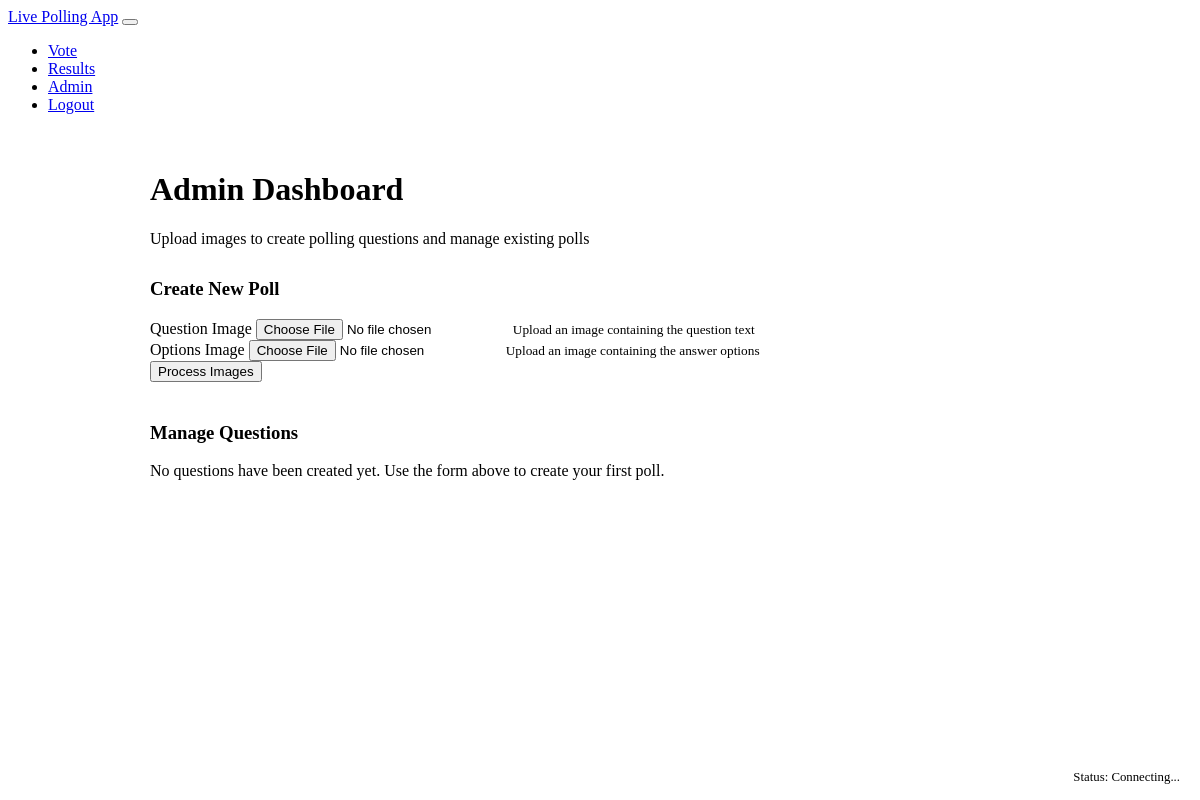
Page /admin (signed in) on the earlier database version.
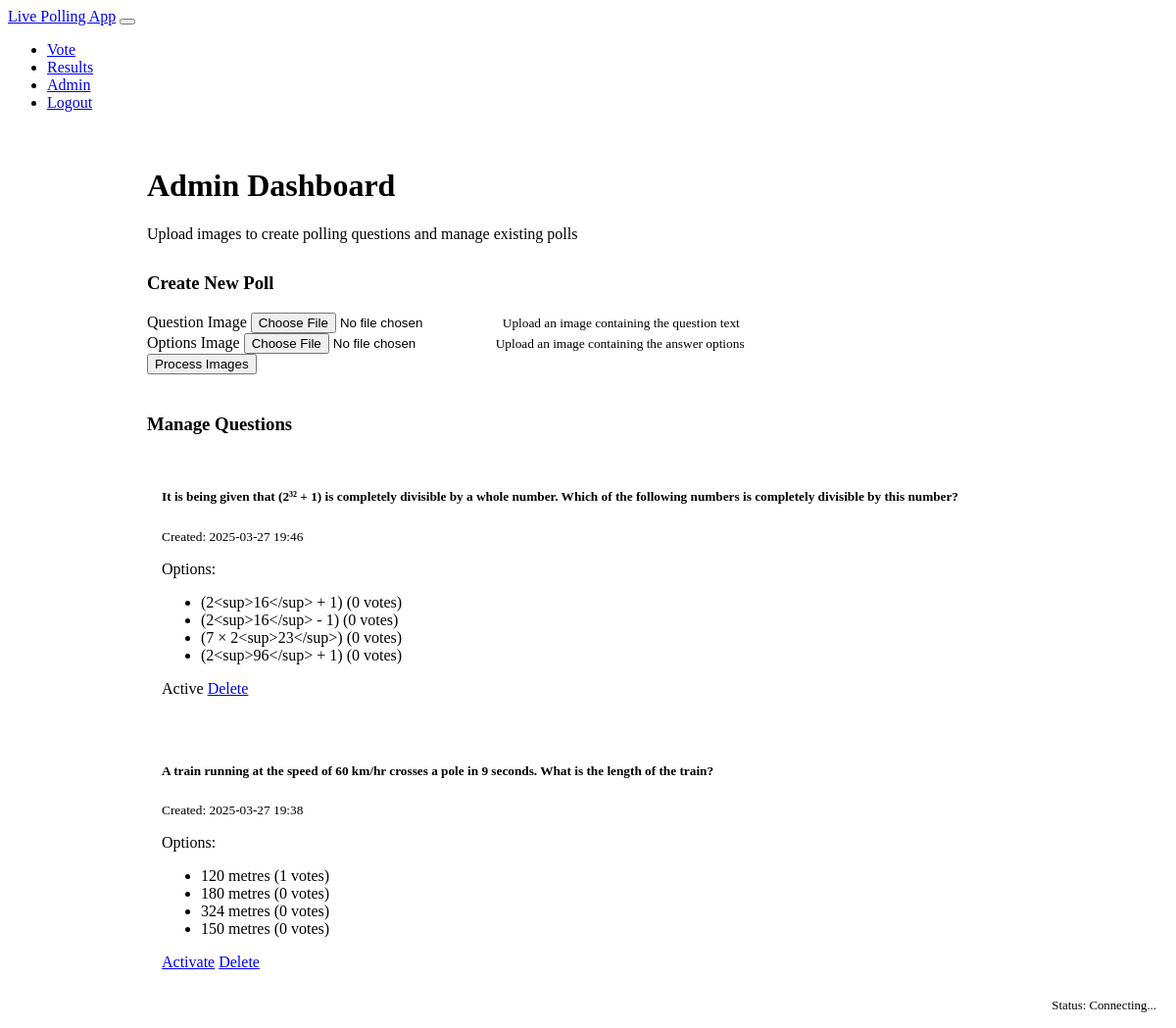
Same page on the later database version.
### models.py (models this page shows)
class Question(db.Model):
    id = db.Column(db.Integer, primary_key=True)
    text = db.Column(db.Text, nullable=False)
    active = db.Column(db.Boolean, default=False)
    created_at = db.Column(db.DateTime, default=datetime.utcnow)
    options = db.relationship('Option', backref='question', cascade='all, delete-orphan')

class Option(db.Model):
    id = db.Column(db.Integer, primary_key=True)
    text = db.Column(db.Text, nullable=False)
    question_id = db.Column(db.Integer, db.ForeignKey('question.id'), nullable=False)
    votes = db.relationship('Vote', backref='option', cascade='all, delete-orphan')
    @property
    def vote_count(self):
        return len(self.votes)

### routes.py (the view, shortened to what this page needs)
@app.route('/admin', methods=['GET', 'POST'])
@login_required
def admin():
    form = ImageUploadForm()
    questions = Question.query.order_by(Question.created_at.desc()).all()
    return render_template('admin.html', form=form, questions=questions)

### forms.py
class ImageUploadForm(FlaskForm):
    question_image = FileField('Question Image', validators=[
        FileRequired(),
        FileAllowed(['jpg', 'jpeg', 'png'], 'Images only!')
    ])
    options_image = FileField('Options Image', validators=[
        FileRequired(),
        FileAllowed(['jpg', 'jpeg', 'png'], 'Images only!')
    ])
    submit = SubmitField('Process Images')

### models.py (called while the page is built)
@login_manager.user_loader
def load_user(user_id):
    return Admin.query.get(int(user_id))

### templates/admin.html (shortened to what the changed rows need)
{% extends "layout.html" %}
{% block content %}
<div class="admin-header">
    <h1>Admin Dashboard</h1>
</div>
<div class="row question-list">
    <div class="col-md-12">
        <div class="card">
            <div class="card-body">
                {% if questions %}
                    <div class="list-group">
                        {% for question in questions %}
                            <div class="list-group-item list-group-item-action question-item {% if question.active %}bg-info bg-opacity-25{% endif %}">
                                <div class="d-flex w-100 justify-content-between">
                                    <h5 class="mb-1">{{ question.text }}</h5>
                                    <small>Created: {{ question.created_at.strftime('%Y-%m-%d %H:%M') }}</small>
                                </div>
                                <p class="mb-1">Options:</p>
                                <ul>
                                    {% for option in question.options %}
                                        <li>{{ option.text }} ({{ option.vote_count }} votes)</li>
                                    {% endfor %}
                                </ul>
                                <div class="question-controls">
                                    {% if question.active %}
                                        <span class="badge bg-success">Active</span>
                                    {% else %}
                                        <a href="{{ url_for('activate_question', question_id=question.id) }}" class="btn btn-sm btn-outline-success">Activate</a>
                                    {% endif %}
                                    <a href="{{ url_for('delete_question', question_id=question.id) }}" class="btn btn-sm btn-outline-danger" onclick="return confirm('Are you sure? This will delete the question and all its votes.')">Delete</a>
                                </div>
                            </div>
                        {% endfor %}
                    </div>
                {% else %}
                    <div class="alert alert-info">
                        No questions have been created yet. Use the form above to create your first poll.
                    </div>
                {% endif %}
            </div>
        </div>
    </div>
</div>
{% endblock %}

Differences in the rows shown:
added Question: text "It is being given that (2³² + 1) is completely divisible by a whole number. Which of the following numbers is completely divisible by this number?", created_at "2025-03-27 19:46", active "Active"
added Option: text "(2<sup>16</sup> + 1)", vote_count "0", shown under "2025-03-27 19:46"
added Option: text "(2<sup>16</sup> - 1)", vote_count "0", shown under "2025-03-27 19:46"
added Option: text "(7 × 2<sup>23</sup>)", vote_count "0", shown under "2025-03-27 19:46"
added Option: text "(2<sup>96</sup> + 1)", vote_count "0", shown under "2025-03-27 19:46"
added Question: text "A train running at the speed of 60 km/hr crosses a pole in 9 seconds. What is the length of the train?", created_at "2025-03-27 19:38"
added Option: text "120 metres", vote_count "1", shown under "2025-03-27 19:38"
added Option: text "180 metres", vote_count "0", shown under "2025-03-27 19:38"
added Option: text "324 metres", vote_count "0", shown under "2025-03-27 19:38"
added Option: text "150 metres", vote_count "0", shown under "2025-03-27 19:38"
Other differences:
text no longer shown: "No questions have been created yet. Use the form above to create your first poll."
